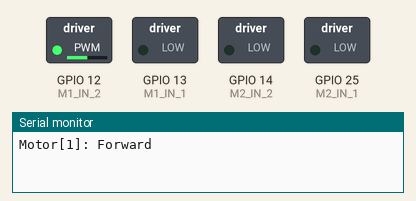
Simulated run of this program. Board: ESP32. Shown: switched loads named in the program (green lamp = pin HIGH), the last lines printed to the serial monitor.

Above: at 0.05 s.
At 3.0 s:
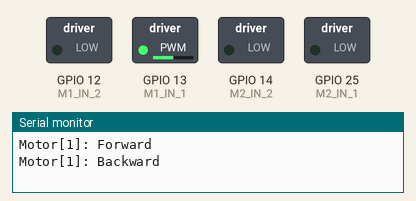
At 6.0 s:
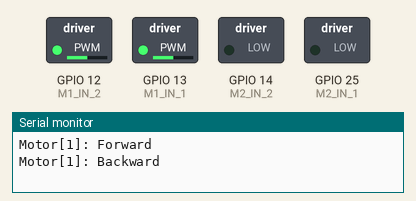
At 7.5 s:
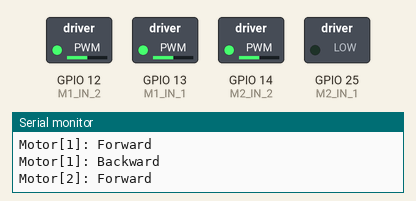
At 9.0 s:
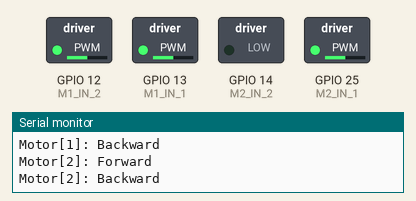
At 12.0 s:
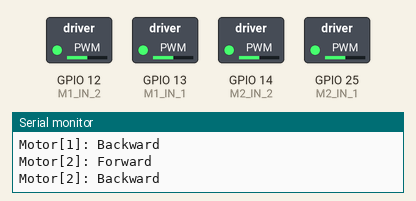
Timing chart, 0 to 15.6 s (numbered marks = the images above):
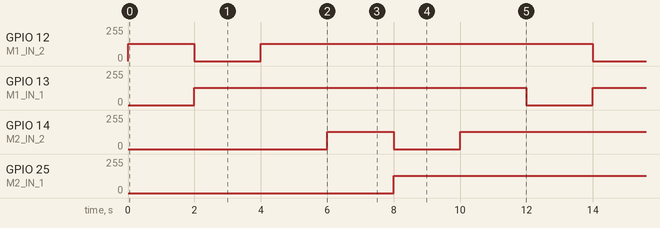

Measured:
- by itself, GPIO 12 (M1_IN_2), GPIO 14 (M2_IN_2): repeats every 12.0 s: 0/255 2.0 s, 128/255 10.0 s
- by itself, GPIO 13 (M1_IN_1), GPIO 25 (M2_IN_1): alternates 128/255 for 10.0 s and 0/255 for 2.0 s

The program:

main.cpp
```cpp
#include <Arduino.h>

const unsigned int M1_IN_1 = 13;
const unsigned int M1_IN_2 = 12;
const unsigned int M2_IN_1 = 25;
const unsigned int M2_IN_2 = 14;

const unsigned int M1_IN_1_CHANNEL = 0;
const unsigned int M1_IN_2_CHANNEL = 1;
const unsigned int M2_IN_1_CHANNEL = 2;
const unsigned int M2_IN_2_CHANNEL = 3;

const unsigned int M1_I_SENSE = 35;
const unsigned int M2_I_SENSE = 34;

const unsigned int PWM_VALUE = 512; // Do not give max PWM. Robot will move fast

const int freq = 5000;
const int resolution = 10;


void setup() {
  Serial.begin(115200);

  ledcSetup(M1_IN_1_CHANNEL, freq, resolution);
  ledcSetup(M1_IN_2_CHANNEL, freq, resolution);
  ledcSetup(M2_IN_1_CHANNEL, freq, resolution);
  ledcSetup(M2_IN_2_CHANNEL, freq, resolution);

  ledcAttachPin(M1_IN_1, M1_IN_1_CHANNEL);
  ledcAttachPin(M1_IN_2, M1_IN_2_CHANNEL);
  ledcAttachPin(M2_IN_1, M2_IN_1_CHANNEL);
  ledcAttachPin(M2_IN_2, M2_IN_2_CHANNEL);

  pinMode(M1_I_SENSE, INPUT);
  pinMode(M2_I_SENSE, INPUT);
}

struct motor{
  const unsigned int in1;
  const unsigned int in2;
};

struct motor motors[] = {{M1_IN_1_CHANNEL, M1_IN_2_CHANNEL}, {M2_IN_1_CHANNEL, M2_IN_2_CHANNEL}};
int num_motors = 2;

int delay_millis = 2000;
void loop() {

  for(int i=0; i<num_motors; i++) {
    Serial.print("Motor[");
    Serial.print(i+1);
    Serial.println("]: Forward");
    ledcWrite(motors[i].in1, 0);
    ledcWrite(motors[i].in2, 512);
    delay(delay_millis);
    Serial.print("Motor[");
    Serial.print(i+1);
    Serial.println("]: Backward");
    ledcWrite(motors[i].in1, 512);
    ledcWrite(motors[i].in2, 0);
    delay(delay_millis);
    ledcWrite(motors[i].in1, 512);
    ledcWrite(motors[i].in2, 512);
    delay(delay_millis);
  }
}
```
